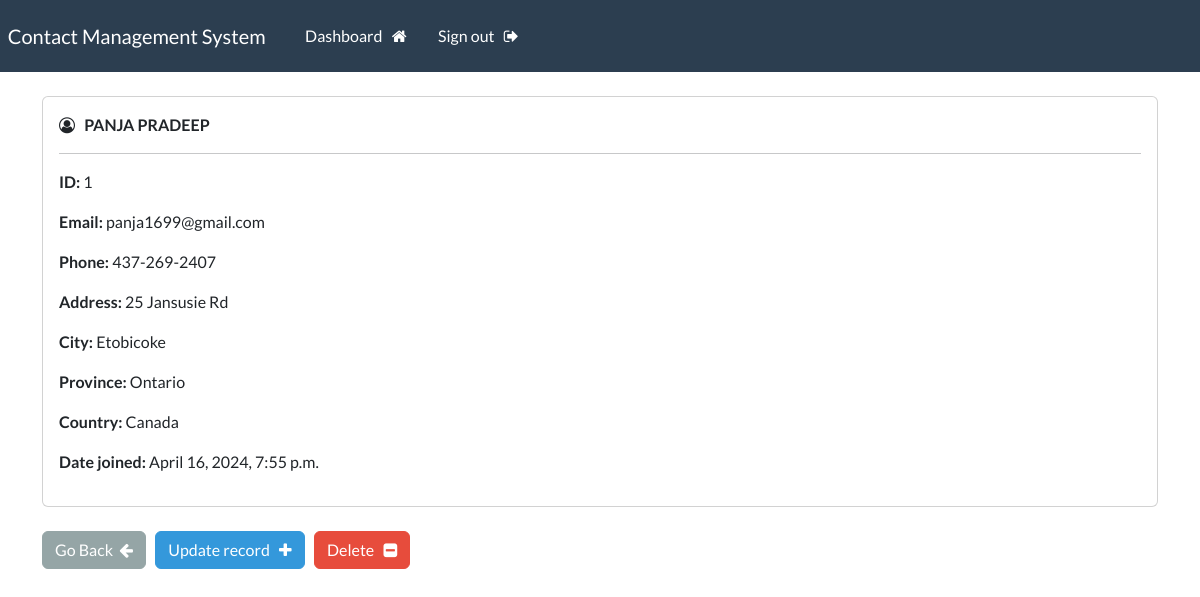
The page /record/1 (signed in) on the database its author committed.
### webapp/models.py (models this page shows, shortened)
class Record(models.Model):
    creation_date = models.DateTimeField(auto_now_add=True)
    first_name = models.CharField(max_length=100)
    last_name = models.CharField(max_length=100)
    email = models.CharField(max_length=255)
    phone = models.CharField(max_length=20)
    address = models.CharField(max_length=300)
    city = models.CharField(max_length=255)
    province = models.CharField(max_length=200)
    country = models.CharField(max_length=125)

### webapp/views.py (the view)
# urls.py: path('record/<int:pk>',views.singular_record, name="record"),
@login_required(login_url='my-login')
def singular_record(request, pk):
    all_records = Record.objects.get(id=pk)
    context = {'record' : all_records}
    return render(request, 'webapp/view-record.html',context )

### webapp/templates/webapp/view-record.html (shortened to what this page needs)
{% extends 'webapp/base.html' %}
{% block content %}
    <div class="card">
        <div class="card-body">
            <p> <i class="fa fa-user-circle-o"></i>&nbsp;&nbsp; <strong>{{record.last_name|upper}} {{record.first_name|upper}}</strong></p> <hr>
            <p><strong>ID: </strong> {{record.id}} </p>
            <p><strong>Email: </strong> {{record.email}} </p>
            <p><strong>Phone: </strong> {{record.phone}} </p>
            <p><strong>Address: </strong> {{record.address}} </p>
            <p><strong>City: </strong> {{record.city}} </p>
            <p><strong>Province: </strong> {{record.province}} </p>
            <p><strong>Country: </strong> {{record.country}} </p>
            <p><strong>Date joined: </strong> {{record.creation_date}} </p>
        </div>
    </div>
    <br>
    <a href="{% url 'dashboard' %}" class="btn btn-secondary"> Go Back &nbsp;<i class="fa fa-arrow-left"></i> </a>
    <a href="{% url 'update-record' record.id %}" class="btn btn-info"> Update record &nbsp; <i class="fa fa-plus"></i></a>
    <a href="{% url 'delete-record' record.id %}" class="btn btn-danger"> Delete &nbsp; <i class="fa fa-minus-square"></i></a>
{% endblock %}

### rows shown on the page
Record: last_name "PANJA", first_name "PRADEEP", id "1", email "panja1699@gmail.com", phone "437-269-2407", address "25 Jansusie Rd", city "Etobicoke", province "Ontario", country "Canada", creation_date "April 16, 2024, 7:55 p.m."
